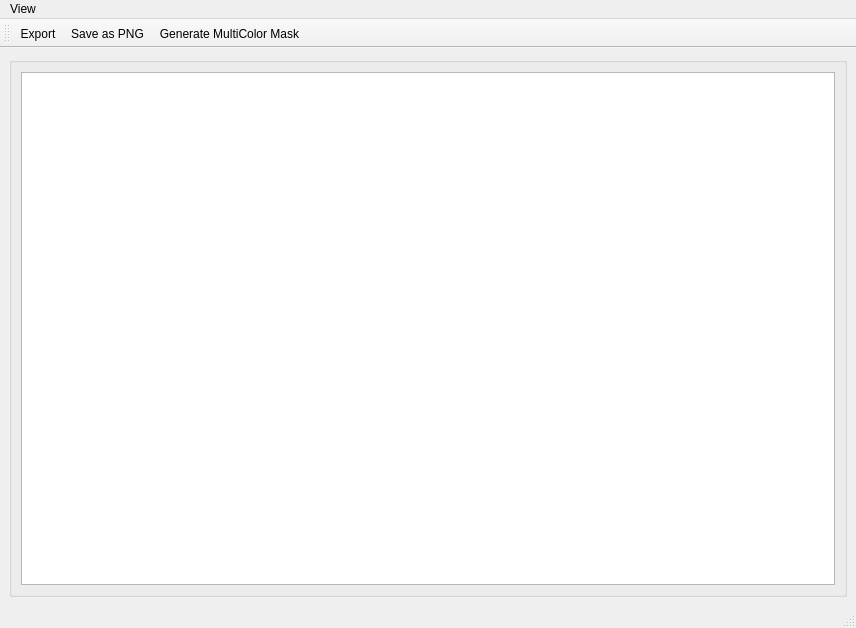
<?xml version="1.0" encoding="UTF-8"?>
<ui version="4.0">
 <class>MainWindow</class>
 <widget class="QMainWindow" name="MainWindow">
  <property name="geometry">
   <rect>
    <x>0</x>
    <y>0</y>
    <width>856</width>
    <height>628</height>
   </rect>
  </property>
  <property name="windowTitle">
   <string>MainWindow</string>
  </property>
  <widget class="QWidget" name="centralwidget">
   <layout class="QGridLayout" name="gridLayout">
    <item row="0" column="0">
     <widget class="QGroupBox" name="groupBox_4">
      <property name="title">
       <string/>
      </property>
      <layout class="QGridLayout" name="gridLayout_5">
       <item row="0" column="0">
        <widget class="GraphicsLayoutWidget" name="scatterViewer">
         <property name="sizePolicy">
          <sizepolicy hsizetype="Preferred" vsizetype="Expanding">
           <horstretch>0</horstretch>
           <verstretch>0</verstretch>
          </sizepolicy>
         </property>
        </widget>
       </item>
      </layout>
     </widget>
    </item>
   </layout>
  </widget>
  <widget class="QMenuBar" name="menubar">
   <property name="geometry">
    <rect>
     <x>0</x>
     <y>0</y>
     <width>856</width>
     <height>21</height>
    </rect>
   </property>
   <widget class="QMenu" name="menuFile">
    <property name="title">
     <string>View</string>
    </property>
    <widget class="QMenu" name="menuPlot_Background">
     <property name="title">
      <string>Plot Background</string>
     </property>
     <addaction name="separator"/>
     <addaction name="actionBlack"/>
     <addaction name="actionWhite"/>
    </widget>
    <addaction name="menuPlot_Background"/>
   </widget>
   <addaction name="menuFile"/>
  </widget>
  <widget class="QStatusBar" name="statusbar"/>
  <widget class="QToolBar" name="toolBar">
   <property name="windowTitle">
    <string>toolBar</string>
   </property>
   <attribute name="toolBarArea">
    <enum>TopToolBarArea</enum>
   </attribute>
   <attribute name="toolBarBreak">
    <bool>false</bool>
   </attribute>
   <addaction name="actionExport"/>
   <addaction name="actionSave_as_PNG"/>
   <addaction name="actionGenerate_MultiColor_Mask"/>
  </widget>
  <action name="actionExport">
   <property name="text">
    <string>Export</string>
   </property>
  </action>
  <action name="actionSave_as_PNG">
   <property name="text">
    <string>Save as PNG</string>
   </property>
  </action>
  <action name="actionGenerate_MultiColor_Mask">
   <property name="text">
    <string>Generate MultiColor Mask</string>
   </property>
  </action>
  <action name="actionBlack">
   <property name="text">
    <string>Black</string>
   </property>
  </action>
  <action name="actionWhite">
   <property name="text">
    <string>White</string>
   </property>
  </action>
 </widget>
 <customwidgets>
  <customwidget>
   <class>GraphicsLayoutWidget</class>
   <extends>QGraphicsView</extends>
   <header>pyqtgraph</header>
  </customwidget>
 </customwidgets>
 <resources/>
 <connections/>
</ui>
